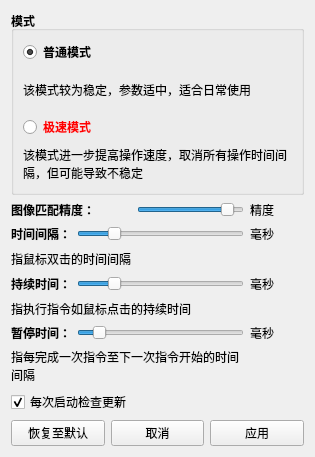
<?xml version="1.0" encoding="UTF-8"?>
<ui version="4.0">
 <class>Setting</class>
 <widget class="QWidget" name="Setting">
  <property name="geometry">
   <rect>
    <x>0</x>
    <y>0</y>
    <width>315</width>
    <height>457</height>
   </rect>
  </property>
  <property name="windowTitle">
   <string>设置</string>
  </property>
  <property name="windowIcon">
   <iconset resource="../images.qrc">
    <normaloff>:/按钮图标/图标.png</normaloff>:/按钮图标/图标.png</iconset>
  </property>
  <layout class="QGridLayout" name="gridLayout_3">
   <item row="3" column="1">
    <widget class="QPushButton" name="pushButton_2">
     <property name="text">
      <string>取消</string>
     </property>
    </widget>
   </item>
   <item row="3" column="2">
    <widget class="QPushButton" name="pushButton">
     <property name="text">
      <string>应用</string>
     </property>
    </widget>
   </item>
   <item row="1" column="0" colspan="3">
    <layout class="QGridLayout" name="gridLayout_2">
     <item row="1" column="1" colspan="3">
      <widget class="QSlider" name="horizontalSlider_2">
       <property name="maximum">
        <number>1000</number>
       </property>
       <property name="singleStep">
        <number>100</number>
       </property>
       <property name="pageStep">
        <number>100</number>
       </property>
       <property name="value">
        <number>200</number>
       </property>
       <property name="orientation">
        <enum>Qt::Horizontal</enum>
       </property>
      </widget>
     </item>
     <item row="5" column="1" colspan="3">
      <widget class="QSlider" name="horizontalSlider_4">
       <property name="maximum">
        <number>1000</number>
       </property>
       <property name="singleStep">
        <number>100</number>
       </property>
       <property name="pageStep">
        <number>100</number>
       </property>
       <property name="value">
        <number>100</number>
       </property>
       <property name="orientation">
        <enum>Qt::Horizontal</enum>
       </property>
      </widget>
     </item>
     <item row="0" column="4">
      <widget class="QLabel" name="label_4">
       <property name="text">
        <string>精度</string>
       </property>
      </widget>
     </item>
     <item row="2" column="0" colspan="4">
      <widget class="QLabel" name="label_11">
       <property name="text">
        <string>指鼠标双击的时间间隔</string>
       </property>
       <property name="wordWrap">
        <bool>true</bool>
       </property>
      </widget>
     </item>
     <item row="6" column="0" colspan="4">
      <widget class="QLabel" name="label_12">
       <property name="text">
        <string>指每完成一次指令至下一次指令开始的时间间隔</string>
       </property>
       <property name="wordWrap">
        <bool>true</bool>
       </property>
      </widget>
     </item>
     <item row="1" column="4">
      <widget class="QLabel" name="label_6">
       <property name="text">
        <string>毫秒</string>
       </property>
      </widget>
     </item>
     <item row="3" column="4">
      <widget class="QLabel" name="label_8">
       <property name="text">
        <string>毫秒</string>
       </property>
      </widget>
     </item>
     <item row="0" column="0" colspan="2">
      <widget class="QLabel" name="label_3">
       <property name="font">
        <font>
         <weight>75</weight>
         <bold>true</bold>
        </font>
       </property>
       <property name="text">
        <string>图像匹配精度：</string>
       </property>
      </widget>
     </item>
     <item row="3" column="1" colspan="3">
      <widget class="QSlider" name="horizontalSlider_3">
       <property name="maximum">
        <number>1000</number>
       </property>
       <property name="singleStep">
        <number>100</number>
       </property>
       <property name="pageStep">
        <number>100</number>
       </property>
       <property name="value">
        <number>200</number>
       </property>
       <property name="orientation">
        <enum>Qt::Horizontal</enum>
       </property>
      </widget>
     </item>
     <item row="3" column="0">
      <widget class="QLabel" name="label_7">
       <property name="font">
        <font>
         <weight>75</weight>
         <bold>true</bold>
        </font>
       </property>
       <property name="text">
        <string>持续时间：</string>
       </property>
      </widget>
     </item>
     <item row="1" column="0">
      <widget class="QLabel" name="label_5">
       <property name="font">
        <font>
         <weight>75</weight>
         <bold>true</bold>
        </font>
       </property>
       <property name="text">
        <string>时间间隔：</string>
       </property>
      </widget>
     </item>
     <item row="5" column="0">
      <widget class="QLabel" name="label_9">
       <property name="font">
        <font>
         <weight>75</weight>
         <bold>true</bold>
        </font>
       </property>
       <property name="text">
        <string>暂停时间：</string>
       </property>
      </widget>
     </item>
     <item row="5" column="4">
      <widget class="QLabel" name="label_10">
       <property name="text">
        <string>毫秒</string>
       </property>
      </widget>
     </item>
     <item row="0" column="2" colspan="2">
      <widget class="QSlider" name="horizontalSlider">
       <property name="maximum">
        <number>10</number>
       </property>
       <property name="singleStep">
        <number>1</number>
       </property>
       <property name="value">
        <number>9</number>
       </property>
       <property name="orientation">
        <enum>Qt::Horizontal</enum>
       </property>
      </widget>
     </item>
     <item row="4" column="0" colspan="4">
      <widget class="QLabel" name="label_13">
       <property name="text">
        <string>指执行指令如鼠标点击的持续时间</string>
       </property>
      </widget>
     </item>
    </layout>
   </item>
   <item row="0" column="0" colspan="3">
    <widget class="QGroupBox" name="groupBox">
     <property name="font">
      <font>
       <weight>75</weight>
       <bold>true</bold>
      </font>
     </property>
     <property name="title">
      <string>模式</string>
     </property>
     <layout class="QGridLayout" name="gridLayout">
      <item row="0" column="0">
       <widget class="QRadioButton" name="radioButton">
        <property name="font">
         <font>
          <weight>75</weight>
          <bold>true</bold>
         </font>
        </property>
        <property name="text">
         <string>普通模式</string>
        </property>
        <property name="checked">
         <bool>true</bool>
        </property>
       </widget>
      </item>
      <item row="1" column="0">
       <widget class="QLabel" name="label">
        <property name="font">
         <font>
          <weight>50</weight>
          <bold>false</bold>
         </font>
        </property>
        <property name="text">
         <string>该模式较为稳定，参数适中，适合日常使用</string>
        </property>
        <property name="wordWrap">
         <bool>true</bool>
        </property>
       </widget>
      </item>
      <item row="2" column="0">
       <widget class="QRadioButton" name="radioButton_2">
        <property name="palette">
         <palette>
          <active>
           <colorrole role="WindowText">
            <brush brushstyle="SolidPattern">
             <color alpha="255">
              <red>255</red>
              <green>0</green>
              <blue>0</blue>
             </color>
            </brush>
           </colorrole>
           <colorrole role="Text">
            <brush brushstyle="SolidPattern">
             <color alpha="255">
              <red>255</red>
              <green>0</green>
              <blue>0</blue>
             </color>
            </brush>
           </colorrole>
           <colorrole role="PlaceholderText">
            <brush brushstyle="SolidPattern">
             <color alpha="128">
              <red>255</red>
              <green>0</green>
              <blue>0</blue>
             </color>
            </brush>
           </colorrole>
          </active>
          <inactive>
           <colorrole role="WindowText">
            <brush brushstyle="SolidPattern">
             <color alpha="255">
              <red>255</red>
              <green>0</green>
              <blue>0</blue>
             </color>
            </brush>
           </colorrole>
           <colorrole role="Text">
            <brush brushstyle="SolidPattern">
             <color alpha="255">
              <red>255</red>
              <green>0</green>
              <blue>0</blue>
             </color>
            </brush>
           </colorrole>
           <colorrole role="PlaceholderText">
            <brush brushstyle="SolidPattern">
             <color alpha="128">
              <red>255</red>
              <green>0</green>
              <blue>0</blue>
             </color>
            </brush>
           </colorrole>
          </inactive>
          <disabled>
           <colorrole role="WindowText">
            <brush brushstyle="SolidPattern">
             <color alpha="255">
              <red>120</red>
              <green>120</green>
              <blue>120</blue>
             </color>
            </brush>
           </colorrole>
           <colorrole role="Text">
            <brush brushstyle="SolidPattern">
             <color alpha="255">
              <red>120</red>
              <green>120</green>
              <blue>120</blue>
             </color>
            </brush>
           </colorrole>
           <colorrole role="PlaceholderText">
            <brush brushstyle="SolidPattern">
             <color alpha="128">
              <red>0</red>
              <green>0</green>
              <blue>0</blue>
             </color>
            </brush>
           </colorrole>
          </disabled>
         </palette>
        </property>
        <property name="font">
         <font>
          <weight>75</weight>
          <bold>true</bold>
         </font>
        </property>
        <property name="text">
         <string>极速模式</string>
        </property>
       </widget>
      </item>
      <item row="3" column="0">
       <widget class="QLabel" name="label_2">
        <property name="font">
         <font>
          <weight>50</weight>
          <bold>false</bold>
         </font>
        </property>
        <property name="text">
         <string>该模式进一步提高操作速度，取消所有操作时间间隔，但可能导致不稳定</string>
        </property>
        <property name="wordWrap">
         <bool>true</bool>
        </property>
       </widget>
      </item>
     </layout>
    </widget>
   </item>
   <item row="3" column="0">
    <widget class="QPushButton" name="pushButton_3">
     <property name="text">
      <string>恢复至默认</string>
     </property>
    </widget>
   </item>
   <item row="2" column="0" colspan="3">
    <widget class="QCheckBox" name="checkBox">
     <property name="layoutDirection">
      <enum>Qt::LeftToRight</enum>
     </property>
     <property name="text">
      <string>每次启动检查更新</string>
     </property>
     <property name="checked">
      <bool>true</bool>
     </property>
    </widget>
   </item>
  </layout>
 </widget>
 <resources>
  <include location="../images.qrc"/>
 </resources>
 <connections>
  <connection>
   <sender>horizontalSlider</sender>
   <signal>valueChanged(int)</signal>
   <receiver>label_4</receiver>
   <slot>setNum(int)</slot>
   <hints>
    <hint type="sourcelabel">
     <x>185</x>
     <y>230</y>
    </hint>
    <hint type="destinationlabel">
     <x>302</x>
     <y>240</y>
    </hint>
   </hints>
  </connection>
  <connection>
   <sender>horizontalSlider_2</sender>
   <signal>valueChanged(int)</signal>
   <receiver>label_6</receiver>
   <slot>setNum(int)</slot>
   <hints>
    <hint type="sourcelabel">
     <x>248</x>
     <y>269</y>
    </hint>
    <hint type="destinationlabel">
     <x>302</x>
     <y>269</y>
    </hint>
   </hints>
  </connection>
  <connection>
   <sender>horizontalSlider_3</sender>
   <signal>valueChanged(int)</signal>
   <receiver>label_8</receiver>
   <slot>setNum(int)</slot>
   <hints>
    <hint type="sourcelabel">
     <x>248</x>
     <y>323</y>
    </hint>
    <hint type="destinationlabel">
     <x>302</x>
     <y>323</y>
    </hint>
   </hints>
  </connection>
  <connection>
   <sender>horizontalSlider_4</sender>
   <signal>valueChanged(int)</signal>
   <receiver>label_10</receiver>
   <slot>setNum(int)</slot>
   <hints>
    <hint type="sourcelabel">
     <x>248</x>
     <y>377</y>
    </hint>
    <hint type="destinationlabel">
     <x>302</x>
     <y>377</y>
    </hint>
   </hints>
  </connection>
  <connection>
   <sender>pushButton_2</sender>
   <signal>clicked()</signal>
   <receiver>Setting</receiver>
   <slot>close()</slot>
   <hints>
    <hint type="sourcelabel">
     <x>147</x>
     <y>442</y>
    </hint>
    <hint type="destinationlabel">
     <x>157</x>
     <y>470</y>
    </hint>
   </hints>
  </connection>
 </connections>
</ui>
